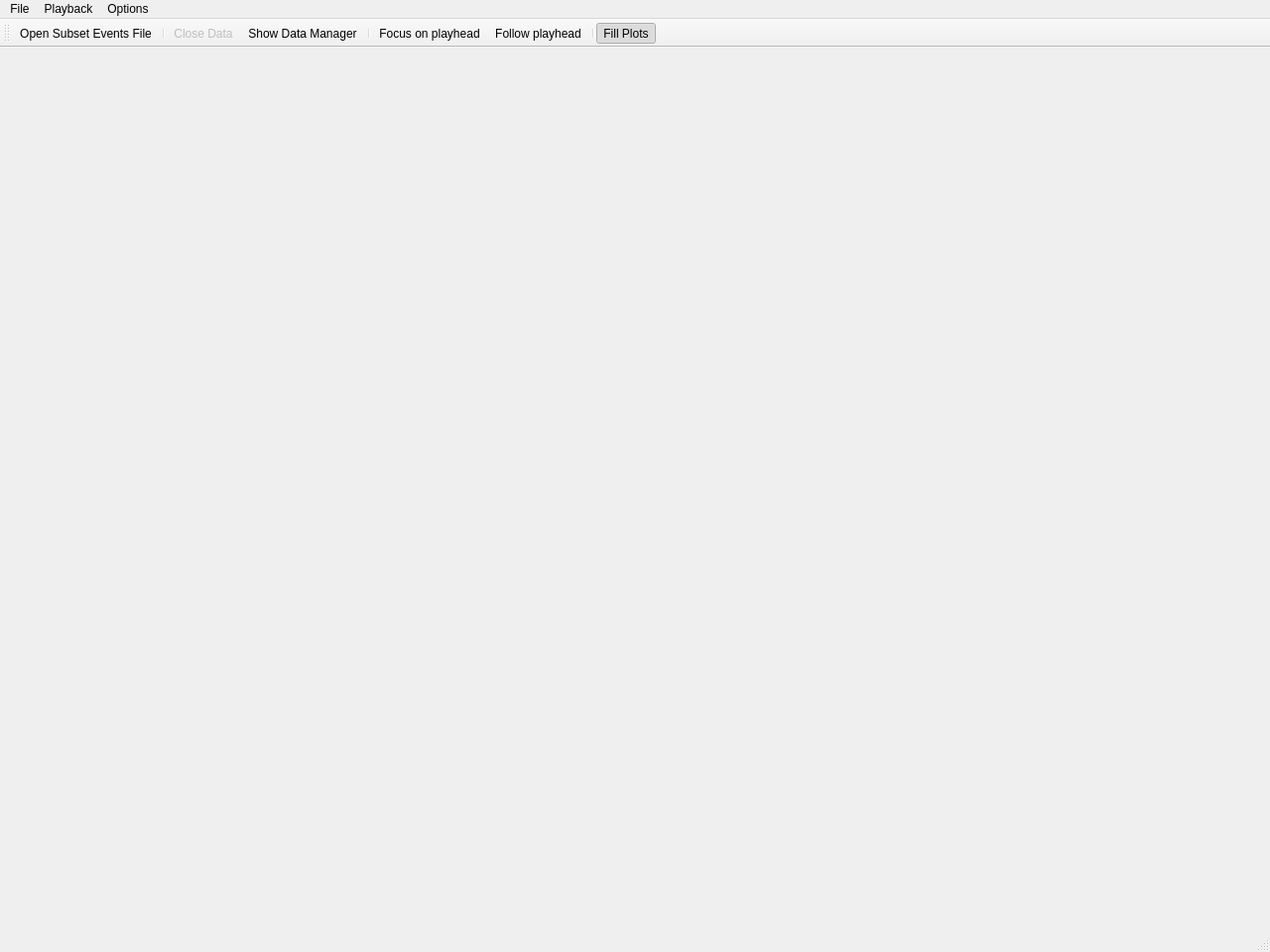
<?xml version="1.0" encoding="UTF-8"?>
<ui version="4.0">
 <class>StackVizGui</class>
 <widget class="QMainWindow" name="StackVizGui">
  <property name="geometry">
   <rect>
    <x>0</x>
    <y>0</y>
    <width>1280</width>
    <height>960</height>
   </rect>
  </property>
  <property name="windowTitle">
   <string>StackViz</string>
  </property>
  <property name="windowIcon">
   <iconset resource="resources.qrc">
    <normaloff>:/visimpl.png</normaloff>:/visimpl.png</iconset>
  </property>
  <widget class="QWidget" name="centralwidget"/>
  <widget class="QMenuBar" name="menubar">
   <property name="geometry">
    <rect>
     <x>0</x>
     <y>0</y>
     <width>1280</width>
     <height>22</height>
    </rect>
   </property>
   <widget class="QMenu" name="menuFile">
    <property name="title">
     <string>File</string>
    </property>
    <addaction name="actionCloseData"/>
    <addaction name="separator"/>
    <addaction name="actionOpenSubsetEventsFile"/>
    <addaction name="separator"/>
   </widget>
   <widget class="QMenu" name="menuOptions">
    <property name="title">
     <string>Options</string>
    </property>
    <addaction name="separator"/>
    <addaction name="actionAutoNamingSelections"/>
    <addaction name="actionFill_Plots"/>
   </widget>
   <widget class="QMenu" name="menuPlayback">
    <property name="title">
     <string>Playback</string>
    </property>
    <addaction name="actionFocusOnPlayhead"/>
    <addaction name="actionFollowPlayhead"/>
   </widget>
   <addaction name="menuFile"/>
   <addaction name="menuPlayback"/>
   <addaction name="menuOptions"/>
  </widget>
  <widget class="QStatusBar" name="statusbar"/>
  <widget class="QToolBar" name="toolBar">
   <property name="windowTitle">
    <string>toolBar</string>
   </property>
   <attribute name="toolBarArea">
    <enum>TopToolBarArea</enum>
   </attribute>
   <attribute name="toolBarBreak">
    <bool>false</bool>
   </attribute>
   <addaction name="actionOpenSubsetEventsFile"/>
   <addaction name="separator"/>
   <addaction name="actionCloseData"/>
   <addaction name="actionShowDataManager"/>
   <addaction name="separator"/>
   <addaction name="actionFocusOnPlayhead"/>
   <addaction name="actionFollowPlayhead"/>
   <addaction name="separator"/>
   <addaction name="actionFill_Plots"/>
  </widget>
  <action name="actionQuit">
   <property name="text">
    <string>Quit</string>
   </property>
   <property name="shortcut">
    <string>Ctrl+Q</string>
   </property>
  </action>
  <action name="actionAbout">
   <property name="text">
    <string>About ...</string>
   </property>
  </action>
  <action name="actionOpenBlueConfig">
   <property name="icon">
    <iconset resource="resources.qrc">
     <normaloff>:/icons/folder-bc.svg</normaloff>:/icons/folder-bc.svg</iconset>
   </property>
   <property name="text">
    <string>Open BlueConfig...</string>
   </property>
   <property name="toolTip">
    <string>Open BlueConfig</string>
   </property>
   <property name="shortcut">
    <string>Ctrl+Shift+B</string>
   </property>
  </action>
  <action name="actionCloseData">
   <property name="enabled">
    <bool>false</bool>
   </property>
   <property name="icon">
    <iconset resource="resources.qrc">
     <normaloff>:/icons/close.svg</normaloff>:/icons/close.svg</iconset>
   </property>
   <property name="text">
    <string>Close Data</string>
   </property>
   <property name="toolTip">
    <string>Close Data</string>
   </property>
   <property name="shortcut">
    <string>Ctrl+Shift+C</string>
   </property>
   <property name="visible">
    <bool>false</bool>
   </property>
   <property name="iconVisibleInMenu">
    <bool>true</bool>
   </property>
  </action>
  <action name="actionAutoNamingSelections">
   <property name="checkable">
    <bool>true</bool>
   </property>
   <property name="text">
    <string>Auto Naming Selections</string>
   </property>
   <property name="shortcut">
    <string>Ctrl+A</string>
   </property>
  </action>
  <action name="actionFill_Plots">
   <property name="checkable">
    <bool>true</bool>
   </property>
   <property name="checked">
    <bool>true</bool>
   </property>
   <property name="icon">
    <iconset resource="resources.qrc">
     <normaloff>:/icons/fill.svg</normaloff>:/icons/fill.svg</iconset>
   </property>
   <property name="text">
    <string>Fill Plots</string>
   </property>
   <property name="toolTip">
    <string>Toggle line/fill plots</string>
   </property>
  </action>
  <action name="actionTogglePlaybackDock">
   <property name="checkable">
    <bool>true</bool>
   </property>
   <property name="icon">
    <iconset resource="resources.qrc">
     <normaloff>:/icons/play.svg</normaloff>
     <normalon>:/icons/play.svg</normalon>:/icons/play.svg</iconset>
   </property>
   <property name="text">
    <string>Toggle Playback Dock</string>
   </property>
   <property name="toolTip">
    <string>Show/Hide the playback Dock</string>
   </property>
   <property name="shortcut">
    <string>Ctrl+P</string>
   </property>
  </action>
  <action name="actionShowDataManager">
   <property name="icon">
    <iconset resource="resources.qrc">
     <normaloff>:/icons/generic-info.svg</normaloff>:/icons/generic-info.svg</iconset>
   </property>
   <property name="text">
    <string>Show Data Manager</string>
   </property>
  </action>
  <action name="actionFocusOnPlayhead">
   <property name="icon">
    <iconset resource="resources.qrc">
     <normaloff>:/icons/focus.svg</normaloff>:/icons/focus.svg</iconset>
   </property>
   <property name="text">
    <string>Focus on playhead</string>
   </property>
   <property name="toolTip">
    <string>Focus on playhead</string>
   </property>
  </action>
  <action name="actionFollowPlayhead">
   <property name="checkable">
    <bool>true</bool>
   </property>
   <property name="icon">
    <iconset resource="resources.qrc">
     <normaloff>:/icons/autofocus.svg</normaloff>:/icons/autofocus.svg</iconset>
   </property>
   <property name="text">
    <string>Follow playhead</string>
   </property>
   <property name="toolTip">
    <string>Follow playhead</string>
   </property>
  </action>
  <action name="actionOpenCSVFiles">
   <property name="icon">
    <iconset resource="resources.qrc">
     <normaloff>:/icons/folder-csv.svg</normaloff>:/icons/folder-csv.svg</iconset>
   </property>
   <property name="text">
    <string>Open CSV Files...</string>
   </property>
   <property name="toolTip">
    <string>Open CSV Files</string>
   </property>
  </action>
  <action name="actionOpenSubsetEventsFile">
   <property name="icon">
    <iconset resource="resources.qrc">
     <normaloff>:/icons/folder-doc.svg</normaloff>:/icons/folder-doc.svg</iconset>
   </property>
   <property name="text">
    <string>Open Subset Events File...</string>
   </property>
   <property name="toolTip">
    <string>Open subset/events file</string>
   </property>
  </action>
  <action name="actionOpenH5Files">
   <property name="icon">
    <iconset resource="resources.qrc">
     <normaloff>:/icons/folder-h5.svg</normaloff>:/icons/folder-h5.svg</iconset>
   </property>
   <property name="text">
    <string>Open H5 network and activity files...</string>
   </property>
   <property name="toolTip">
    <string>Open HDF5 network and activity files...</string>
   </property>
  </action>
 </widget>
 <resources>
  <include location="resources.qrc"/>
 </resources>
 <connections/>
</ui>
